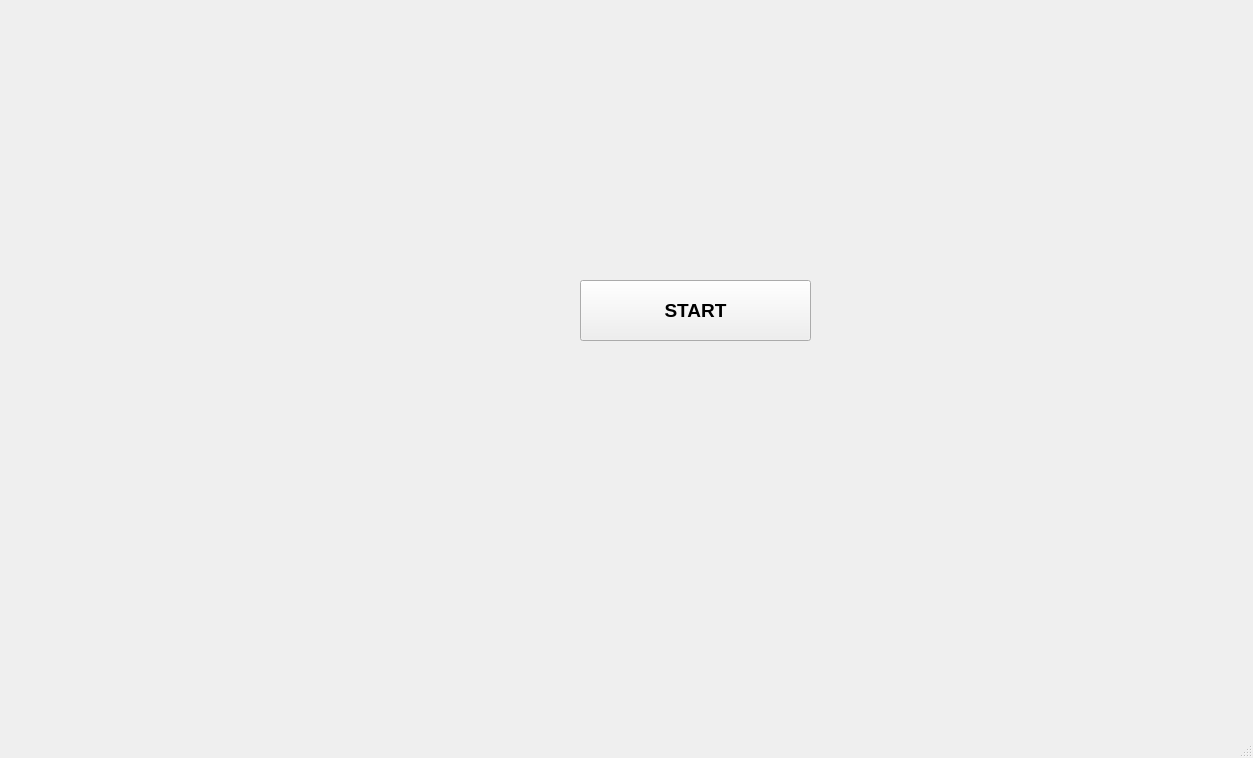
<?xml version="1.0" encoding="UTF-8"?>
<ui version="4.0">
 <class>NewMainWindow</class>
 <widget class="QMainWindow" name="NewMainWindow">
  <property name="geometry">
   <rect>
    <x>0</x>
    <y>0</y>
    <width>1253</width>
    <height>758</height>
   </rect>
  </property>
  <property name="windowTitle">
   <string>MainWindow</string>
  </property>
  <property name="styleSheet">
   <string notr="true">border-image:url(:/newPrefix/PicsArt_1539238548252.jpg)</string>
  </property>
  <widget class="QWidget" name="centralwidget">
   <widget class="QPushButton" name="btn_start">
    <property name="geometry">
     <rect>
      <x>580</x>
      <y>280</y>
      <width>231</width>
      <height>61</height>
     </rect>
    </property>
    <property name="font">
     <font>
      <pointsize>14</pointsize>
      <weight>75</weight>
      <bold>true</bold>
     </font>
    </property>
    <property name="styleSheet">
     <string notr="true">border-image:url(:/newPrefix/b2.jpg)</string>
    </property>
    <property name="text">
     <string>START</string>
    </property>
   </widget>
  </widget>
  <widget class="QMenuBar" name="menubar">
   <property name="geometry">
    <rect>
     <x>0</x>
     <y>0</y>
     <width>1253</width>
     <height>21</height>
    </rect>
   </property>
  </widget>
  <widget class="QStatusBar" name="statusbar"/>
 </widget>
 <resources>
  <include location="m1.qrc"/>
 </resources>
 <connections/>
</ui>
